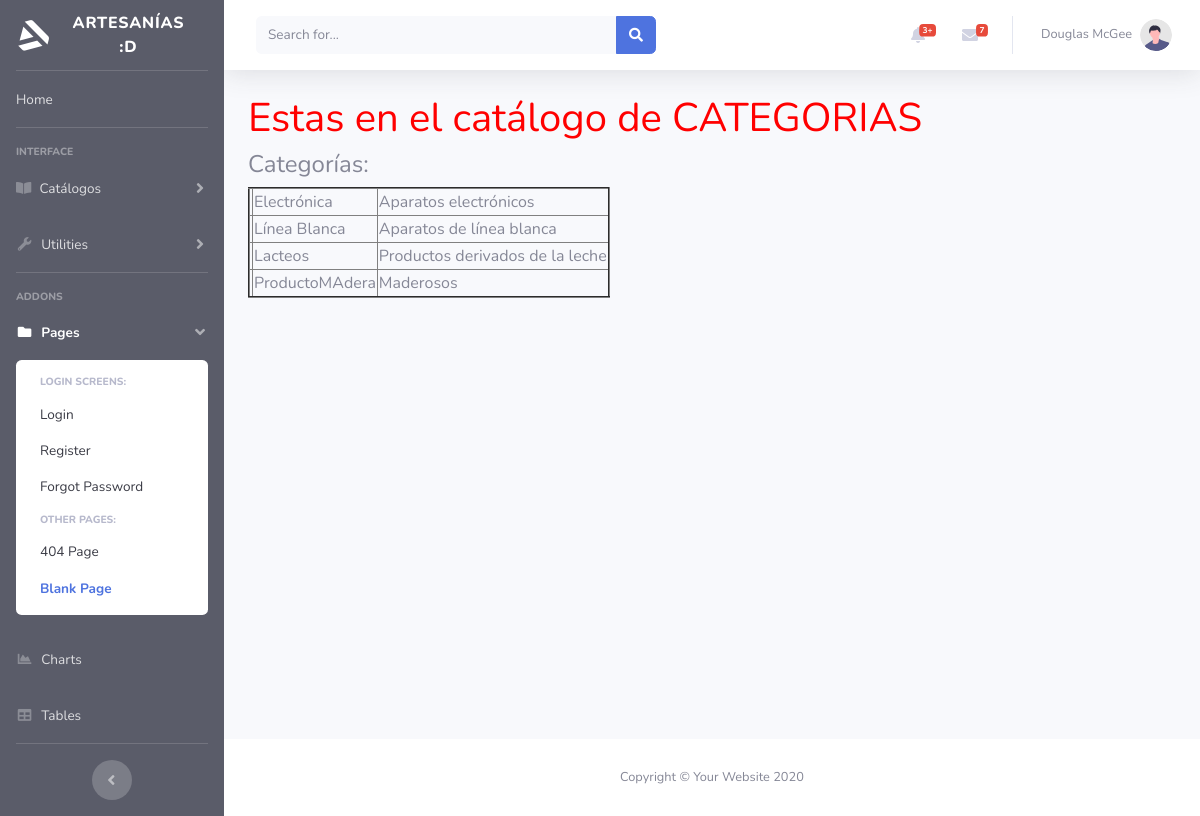
Screenshot of /catalogos/categorias/ with the database file from the repository.
### catalogos/models.py (models this page shows, shortened)
class Categoria(models.Model):
    nombre = models.CharField(max_length=30)
    descripcion = models.CharField(max_length=100)

### catalogos/views.py (the view)
# urls.py: path('categorias/',views.categorias, name='categorias'),
def categorias(request):
    categorias = Categoria.objects.all().order_by('id')
    contexto = {'categorias' : categorias}
    return render (request, 'categorias.html', contexto)

### catalogos/templates/categorias.html (shortened to what this page needs)
{% extends "base con formularios.html" %}
{% block contenido %}
    <h1 style="color: red;">Estas en el catálogo de CATEGORIAS</h1>
    <h4>Categorías:</h4>
    {% if categorias %}
    <table border='2'>
        {% for categoria in categorias %}
        <tr>
            <td>{{ categorias.id }}</td>
            <td>{{ categoria.nombre }}</td>
            <td>{{ categoria.descripcion }}</td>
        </tr>
        {% endfor %}
    </table>
    {% else %}
        <h3>No hay registros en la tabla de Categorías</h3>
    {% endif %}
{% endblock%}

### rows the page displays
Categoria: nombre "Electrónica", descripcion "Aparatos electrónicos"
Categoria: nombre "Línea Blanca", descripcion "Aparatos de línea blanca"
Categoria: nombre "Lacteos", descripcion "Productos derivados de la leche"
Categoria: nombre "ProductoMAdera", descripcion "Maderosos"
